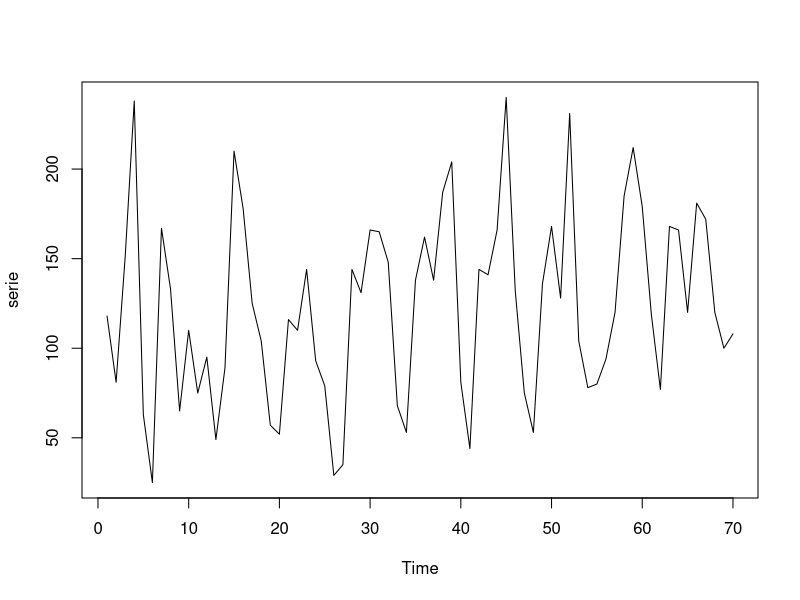
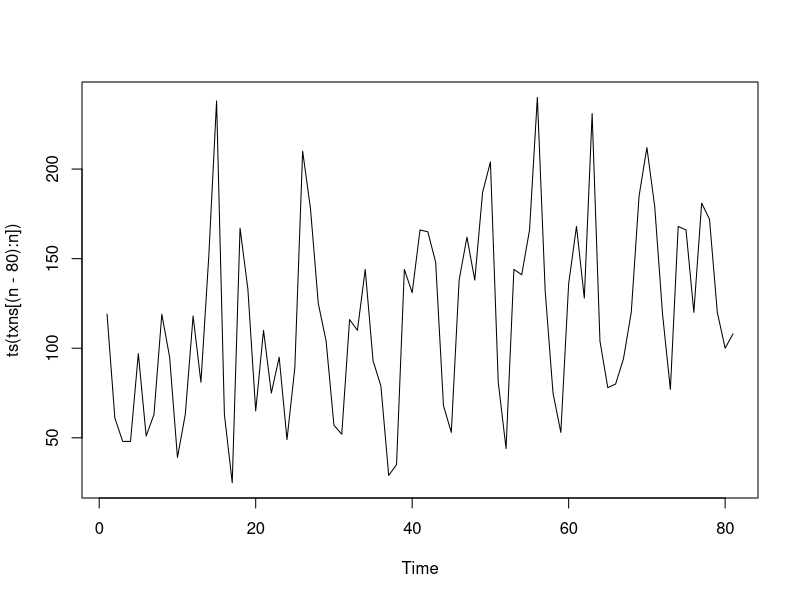
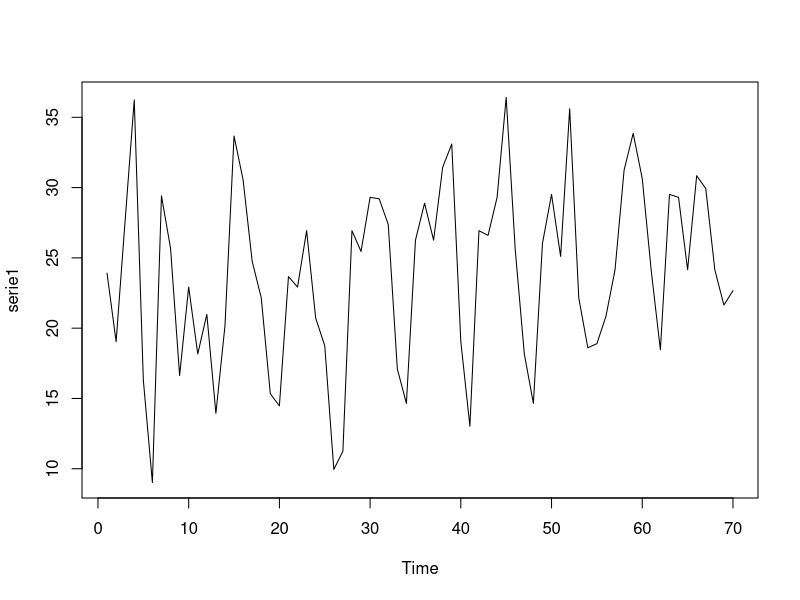
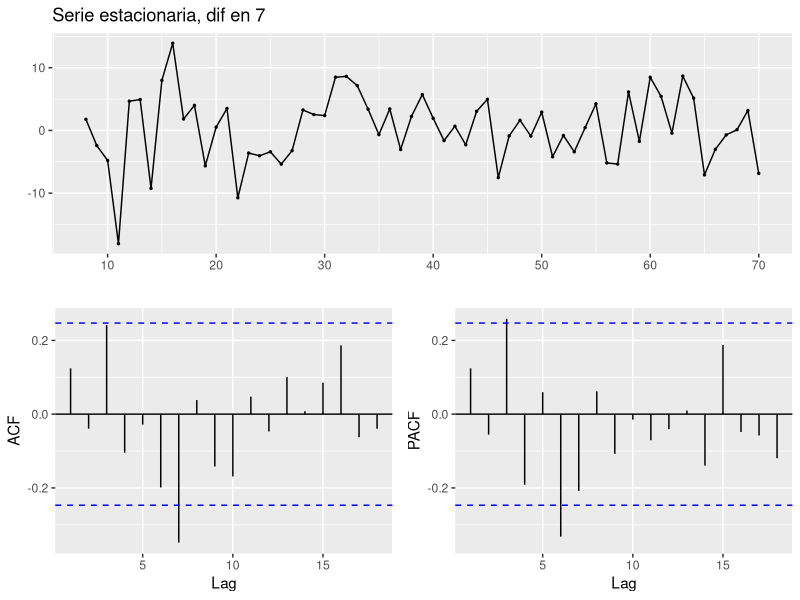
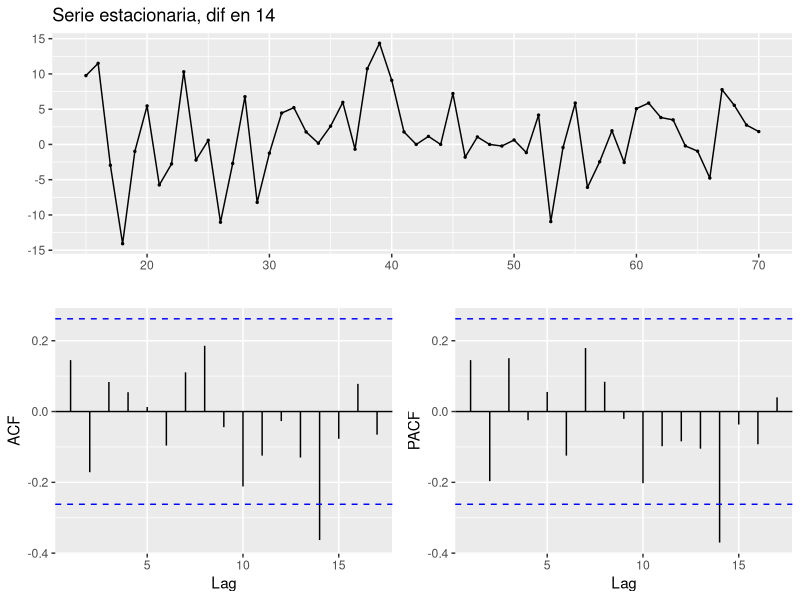

Recreate these plots in R, in order. (Note: this script raises an error after producing the figures.)
## ---- chunk 1
knitr::opts_chunk$set(echo = TRUE)
library(forecast)
library(ggplot2)
#library(FitARMA)
#ggtsdisplay(mdeaths)
require(plotrix)
#library(car)
## ---- chunk 2
# Lectura de archivos
datos = read.csv("Data/trans_all.csv", header = TRUE)
# Esta opción es para cargar la base de datos directo en R
txns = rev(datos$num_trans)
n = length(txns)
# Declarar nuestra serie de tiempo
serie = ts(txns[(n-69):n])
plot.ts(serie)

# Partimos la serie para analizarla por periodos
plot.ts(ts(txns[(n-80):n]))
## ---- chunk 3
# Convertir la serie de tiempo en estacionaria
# Transformacion para estabilizar la varianza
lambda <- BoxCox.lambda(serie,method = "guerrero")
cat("Lambda metodo Guerrero: ",lambda)
serie1 <- BoxCox(serie, lambda = lambda)
plot.ts(serie1)

# Toma de diferencias para estabilizar el nivel
tsstationary1 <- diff(serie1, differences=1, lag = 7)
tsstationary2 <- diff(serie1, differences=1,lag = 14)
ggtsdisplay(tsstationary1, main = "Serie estacionaria, dif en 7")
ggtsdisplay(tsstationary2, main = "Serie estacionaria, dif en 14")

# Buscamos la menor desviación estandar para definir las diferencias
sd(tsstationary1)

# mismas gráficas que la anterior (ggtsdisplay), pero por separado
#plot.ts(tsstationary1)
#ggAcf(tsstationary1,lag.max = 24,ci=.95)
#ggPacf(tsstationary1,lag.max = 24,ci=.95)
## ---- chunk 4
# Modelo recomendado por el método auto.arima
auto.arima(serie)
## ---- chunk 5
# Contrucción del modelo
fitARIMA <- arima(serie1, order=c(0,0,0),seasonal = list(order=c(0,1,1), period = 14))
fitARIMA

# Coeficientes con sus intervalos de confianza
y = coef(fitARIMA)
confint(fitARIMA,level=.95)

# Funciones de Autocorrelación
ggAcf(fitARIMA,lag.max = 18,ci=.95)
ggPacf(fitARIMA,lag.max = 24,ci=.95)

#Fitted values
serieEst <- fitted(fitARIMA)
ts.plot(serie1, serieEst, gpars = list(col = c("black", "red"), main ="Serie Real vs Modelo"))
## ---- chunk 6
#Gráficas rápidas para el analisis de residuos
checkresiduals(fitARIMA)
plot(residuals(fitARIMA))
## ---- chunk 7
# Validación de Supuestos
#Residuos
residuos <- residuals(fitARIMA)
plot(residuos)

# Correlación entre parámetros estimados

# Desviación estandar de los residuos
sd(residuos)

# Independencia de los residuos
checkresiduals(fitARIMA, plot = FALSE)

# Autocorrelaciones iguales a cero
ggAcf(residuos, lag.max = 24, ci=.95)

# Residuos grandes = observaciones atípicas
boxplot.stats(residuos)
qqnorm(residuos)
qqline(residuos)
## ---- chunk 8
# Pronosticos
pronos <- forecast(fitARIMA,h=7,level = 80)
autoplot(pronos)
#fitARIMA %>% forecast(h=60) %>% autoplot()

#Validacion de pronosticos
txnNuevas <- read.csv(file = 'Data/lastTrans.csv', header = TRUE)
obsReales <- ts(txnNuevas, start = 71)
# Grafica Valores reales vs pronosticos
ts.plot(obsReales, pronos$mean, gpars = list(col = c("black", "red"),main ="Valores reales vs pronosticos"))
# Grafica Valores reales vs Int. Conf. del 70%
ts.plot(obsReales, pronos$upper, pronos$lower, gpars = list(col = c("black", "blue", "red"),lty = c(1,2,2),main ="Valores reales vs Int. Conf. del 70%"))

residuos2 <- obsReales - pronos$mean
# Grafica de los residuos
plot(residuos2,main ="Residuos vs Int. Conf. del 80%")
lines(pronos$mean - pronos$lower, col = "blue", lty = 2)
lines(pronos$mean - pronos$upper, col = "blue", lty = 2)
